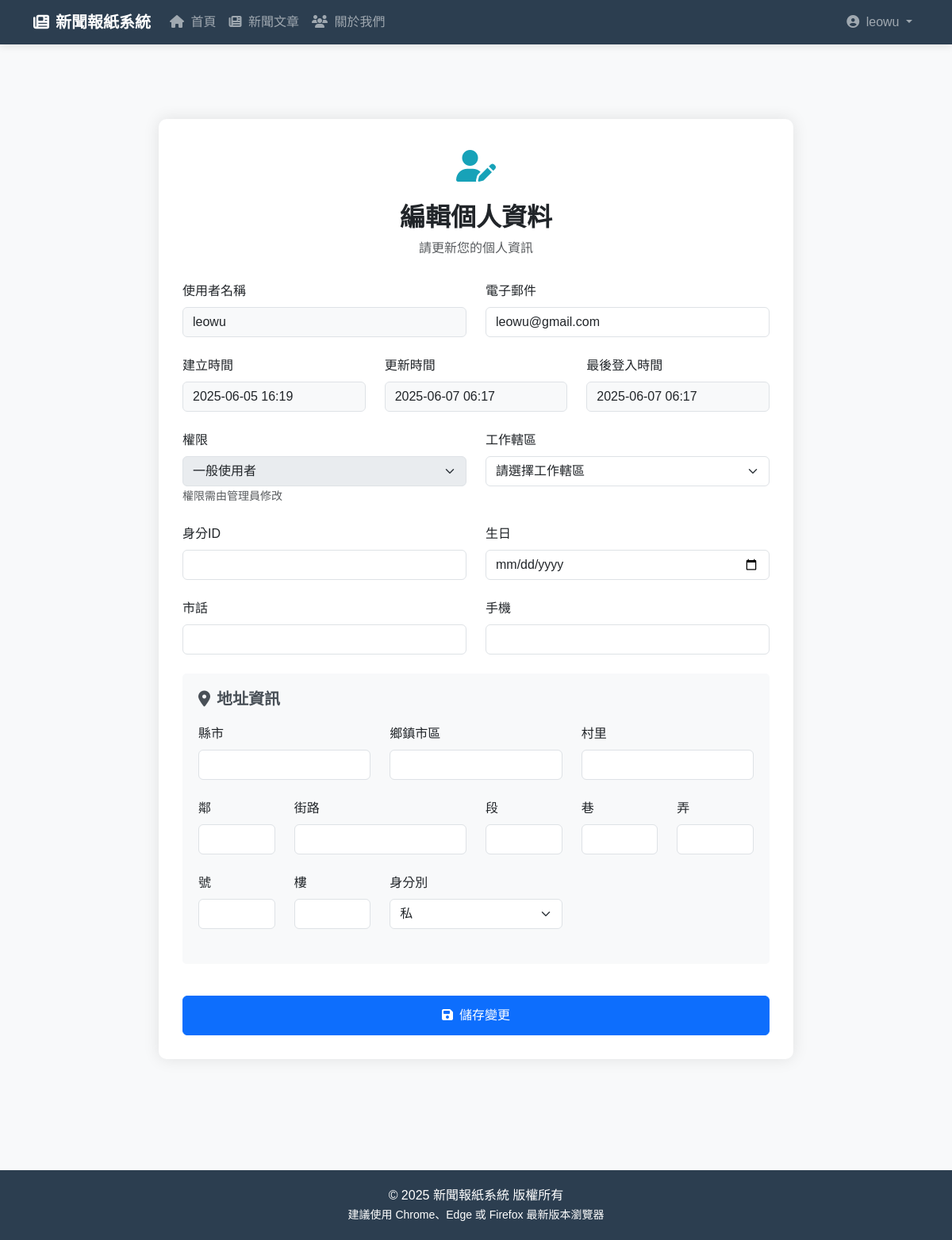
Page /users/profile/ (signed in) on the earlier database version.
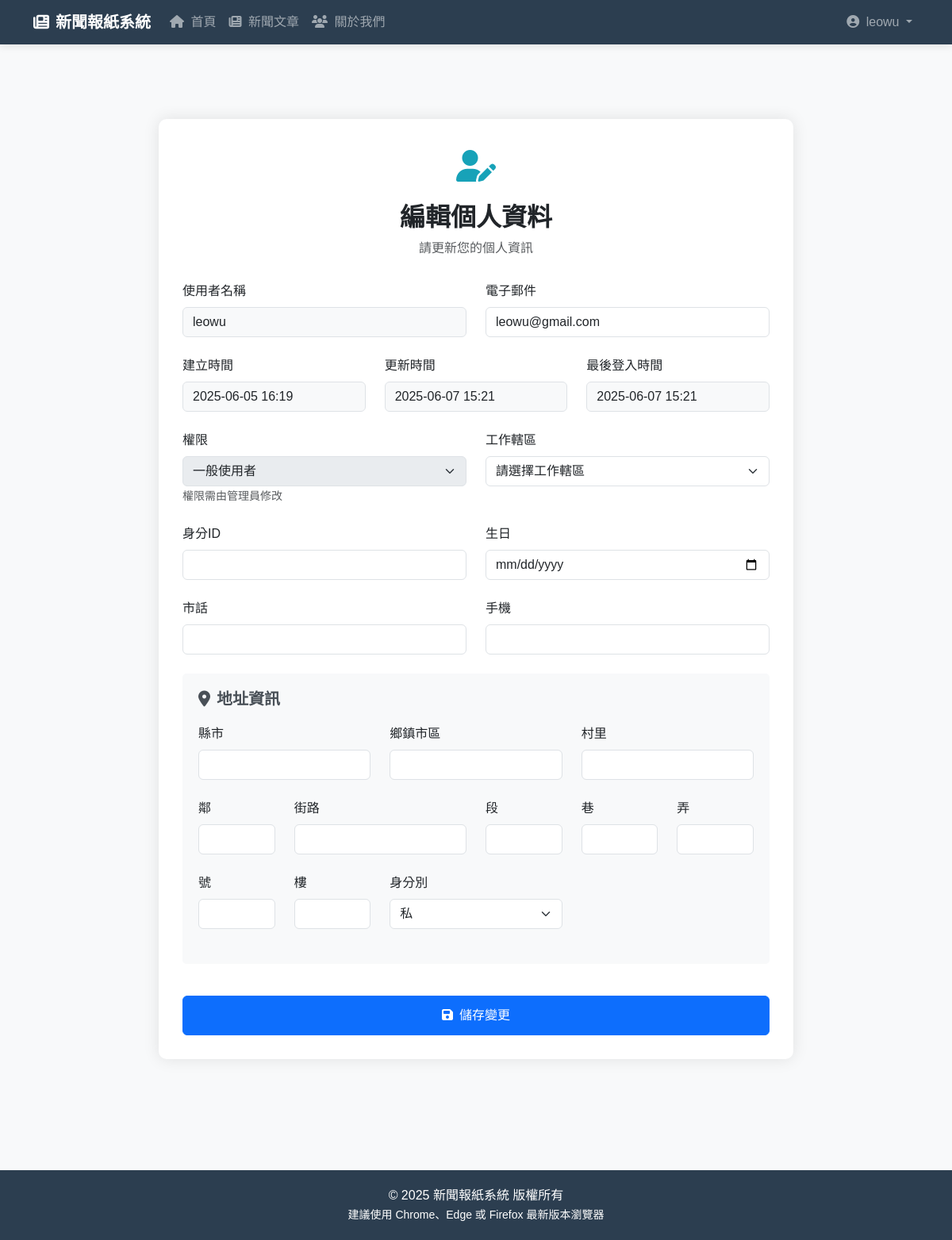
Same page on the later database version.
### users/models.py (models this page shows, shortened)
class CustomUser(AbstractUser):
	age = models.PositiveIntegerField(default=0)

class Profile(models.Model):
    user = models.OneToOneField(CustomUser, on_delete=models.CASCADE)
    personal_id = models.CharField(max_length=20, blank=True, null=True)
    birthday = models.DateField(blank=True, null=True)
    phone = models.CharField(max_length=20, blank=True, null=True)
    mobile = models.CharField(max_length=20, blank=True, null=True)
    ROLE_CHOICES = [
        ('guest', '訪客'),
        ('user', '一般使用者'),
        ('admin', '管理者'),
    ]
    role = models.CharField(max_length=10, choices=ROLE_CHOICES, default='user')
    WORK_AREA_CHOICES = [
        ('north', '雙北桃竹苗'),
        ('central', '中彰投'),
        ('south', '雲嘉南'),
        ('kaoping', '高高屏'),
    ]
    work_area = models.CharField(max_length=10, choices=WORK_AREA_CHOICES, blank=True, null=True)
    city = models.CharField(max_length=20, blank=True, null=True)
    district = models.CharField(max_length=20, blank=True, null=True)
    village = models.CharField(max_length=20, blank=True, null=True)
    neighbor = models.CharField(max_length=10, blank=True, null=True)
    street = models.CharField(max_length=50, blank=True, null=True)
    section = models.CharField(max_length=10, blank=True, null=True)
    lane = models.CharField(max_length=10, blank=True, null=True)
    alley = models.CharField(max_length=10, blank=True, null=True)
    number = models.CharField(max_length=10, blank=True, null=True)
    floor = models.CharField(max_length=10, blank=True, null=True)
    IDENTITY_TYPE_CHOICES = [
        ('public', '公'),
        ('private', '私'),
    ]
    identity_type = models.CharField(max_length=10, choices=IDENTITY_TYPE_CHOICES, blank=True, null=True)
    created_at = models.DateTimeField(auto_now_add=True)
    updated_at = models.DateTimeField(auto_now=True)

### users/views.py (the view)
# urls.py: path('profile/', views.ProfileView.as_view(), name='profile'),
class ProfileView(LoginRequiredMixin, UpdateView):
    model = Profile
    form_class = ProfileForm
    template_name = 'registration/profile.html'
    success_url = reverse_lazy('profile')
    def get_object(self, queryset=None):
        profile, created = Profile.objects.get_or_create(user=self.request.user)
        return profile
    def get_context_data(self, **kwargs):
        context = super().get_context_data(**kwargs)
        context['user'] = self.request.user
        return context

### users/forms.py
class ProfileForm(forms.ModelForm):
    class Meta:
        model = Profile
        fields = [
            'personal_id', 'birthday',
            'phone', 'mobile',
            'work_area',
            'city', 'district', 'village', 'neighbor',
            'street', 'section', 'lane', 'alley',
            'number', 'floor',
            'identity_type'
        ]
        widgets = {
            'birthday': forms.DateInput(attrs={'type': 'date'}),
        }

### templates/registration/profile.html (shortened to what this page needs)
{% extends 'base.html' %}
{% block content %}
<div class="profile-container">
    <div class="profile-header">
        <div class="profile-icon">
            <i class="fas fa-user-edit"></i>
        </div>
        <h2>編輯個人資料</h2>
        <p class="text-muted">請更新您的個人資訊</p>
    </div>
    <form method="POST" enctype="multipart/form-data">
        <div class="row">
            <div class="col-md-6">
                <div class="form-group">
                    <label class="form-label">使用者名稱</label>
                    <input type="text" class="form-control readonly-field" value="{{ user.username }}" readonly>
                </div>
            </div>
            <div class="col-md-6">
                <div class="form-group">
                    <label class="form-label">電子郵件</label>
                    <input type="email" class="form-control" name="email" value="{{ user.email|default_if_none:'' }}">
                </div>
            </div>
        </div>
        <div class="row">
            <div class="col-md-4">
                <div class="form-group">
                    <label class="form-label">建立時間</label>
                    <input type="text" class="form-control readonly-field" value="{{ user.date_joined|date:'Y-m-d H:i' }}" readonly>
                </div>
            </div>
            <div class="col-md-4">
                <div class="form-group">
                    <label class="form-label">更新時間</label>
                    <input type="text" class="form-control readonly-field" value="{{ user.profile.updated_at|date:'Y-m-d H:i'|default_if_none:'' }}" readonly>
                </div>
            </div>
            <div class="col-md-4">
                <div class="form-group">
                    <label class="form-label">最後登入時間</label>
                    <input type="text" class="form-control readonly-field" value="{{ user.last_login|date:'Y-m-d H:i'|default_if_none:'' }}" readonly>
                </div>
            </div>
        </div>
        <div class="row">
            <div class="col-md-6">
                <div class="form-group">
                    <label for="id_role" class="form-label">權限</label>
                    <select class="form-select" id="id_role" name="role" disabled>
                        <option value="user" {% if user.profile.role == 'user' %}selected{% endif %}>一般使用者</option>
                    </select>
                    <small class="text-muted">權限需由管理員修改</small>
                </div>
            </div>
            <div class="col-md-6">
                <div class="form-group">
                    <label for="id_work_area" class="form-label">工作轄區</label>
                    <select class="form-select" id="id_work_area" name="work_area">
                        <option value="">請選擇工作轄區</option>
                    </select>
                </div>
            </div>
        </div>
        <div class="row">
            <div class="col-md-6">
                <div class="form-group">
                    <label for="id_personal_id" class="form-label">身分ID</label>
                    <input type="text" class="form-control" id="id_personal_id" name="personal_id" value="{{ user.profile.personal_id|default_if_none:'' }}">
                </div>
            </div>
            <div class="col-md-6">
                <div class="form-group">
                    <label for="id_birthday" class="form-label">生日</label>
                    <input type="date" class="form-control" id="id_birthday" name="birthday" value="{{ user.profile.birthday|date:'Y-m-d'|default_if_none:'' }}">
                </div>
            </div>
        </div>
        <div class="row">
            <div class="col-md-6">
                <div class="form-group">
                    <label for="id_phone" class="form-label">市話</label>
                    <input type="tel" class="form-control" id="id_phone" name="phone" value="{{ user.profile.phone|default_if_none:'' }}">
                </div>
            </div>
            <div class="col-md-6">
                <div class="form-group">
                    <label for="id_mobile" class="form-label">手機</label>
                    <input type="tel" class="form-control" id="id_mobile" name="mobile" value="{{ user.profile.mobile|default_if_none:'' }}">
                </div>
            </div>
        </div>
        <div class="address-section">
            <h5><i class="fas fa-map-marker-alt me-2"></i>地址資訊</h5>
            <div class="row">
                <div class="col-md-4">
                    <div class="form-group">
                        <label for="id_city" class="form-label">縣市</label>
                        <input type="text" class="form-control" id="id_city" name="city" value="{{ user.profile.city|default_if_none:'' }}">
                    </div>
                </div>
                <div class="col-md-4">
                    <div class="form-group">
                        <label for="id_district" class="form-label">鄉鎮市區</label>
                        <input type="text" class="form-control" id="id_district" name="district" value="{{ user.profile.district|default_if_none:'' }}">
                    </div>
                </div>
                <div class="col-md-4">
                    <div class="form-group">
                        <label for="id_village" class="form-label">村里</label>
                        <input type="text" class="form-control" id="id_village" name="village" value="{{ user.profile.village|default_if_none:'' }}">
                    </div>
                </div>
            </div>
            <div class="row">
                <div class="col-md-2">
                    <div class="form-group">
                        <label for="id_neighbor" class="form-label">鄰</label>
                        <input type="text" class="form-control" id="id_neighbor" name="neighbor" value="{{ user.profile.neighbor|default_if_none:'' }}">
                    </div>
                </div>
                <div class="col-md-4">
                    <div class="form-group">
                        <label for="id_street" class="form-label">街路</label>
                        <input type="text" class="form-control" id="id_street" name="street" value="{{ user.profile.street|default_if_none:'' }}">
                    </div>
                </div>
                <div class="col-md-2">
                    <div class="form-group">
                        <label for="id_section" class="form-label">段</label>
                        <input type="text" class="form-control" id="id_section" name="section" value="{{ user.profile.section|default_if_none:'' }}">
                    </div>
                </div>
                <div class="col-md-2">
                    <div class="form-group">
                        <label for="id_lane" class="form-label">巷</label>
                        <input type="text" class="form-control" id="id_lane" name="lane" value="{{ user.profile.lane|default_if_none:'' }}">
                    </div>
                </div>
                <div class="col-md-2">
                    <div class="form-group">
                        <label for="id_alley" class="form-label">弄</label>
                        <input type="text" class="form-control" id="id_alley" name="alley" value="{{ user.profile.alley|default_if_none:'' }}">
                    </div>
                </div>
            </div>
            <div class="row">
                <div class="col-md-2">
                    <div class="form-group">
                        <label for="id_number" class="form-label">號</label>
                        <input type="text" class="form-control" id="id_number" name="number" value="{{ user.profile.number|default_if_none:'' }}">
                    </div>
                </div>
                <div class="col-md-2">
                    <div class="form-group">
                        <label for="id_floor" class="form-label">樓</label>
                        <input type="text" class="form-control" id="id_floor" name="floor" value="{{ user.profile.floor|default_if_none:'' }}">
                    </div>
                </div>
                <div class="col-md-4">
                    <div class="form-group">
                        <label for="id_identity_type" class="form-label">身分別</label>
                        <select class="form-select" id="id_identity_type" name="identity_type">
                            <option value="private" {% if user.profile.identity_type == 'private' or not user.profile.identity_type %}selected{% endif %}>私</option>
                        </select>
                    </div>
                </div>
            </div>
        </div>
        <div class="d-grid gap-2">
            <button type="submit" class="btn btn-primary btn-save">
                <i class="fas fa-save me-2"></i>儲存變更
            </button>
        </div>
    </form>
</div>
{% endblock %}

### templates/base.html (shortened to what this page needs)
<!DOCTYPE html>
<html lang="zh-Hant">
<head>
    <link href="https://cdn.jsdelivr.net/npm/bootstrap@5.3.2/dist/css/bootstrap.min.css" rel="stylesheet">
    <link rel="stylesheet" href="https://cdnjs.cloudflare.com/ajax/libs/font-awesome/6.4.0/css/all.min.css" />
    <link rel="stylesheet" href="https://cdn.jsdelivr.net/npm/sweetalert2@11/dist/sweetalert2.min.css">
</head>
<body>
    {% if user.is_authenticated %}
    <nav class="navbar navbar-expand-lg navbar-dark navbar-custom mb-4">
        <div class="container">
            <a class="navbar-brand" href="#">
                <i class="fas fa-newspaper me-2"></i>新聞報紙系統
            </a>
            <div class="collapse navbar-collapse" id="navbarNav">
                <ul class="navbar-nav me-auto">
                    <li class="nav-item">
                        <a class="nav-link" href="#"><i class="fas fa-home me-1"></i> 首頁</a>
                    </li>
                    <li class="nav-item">
                        <a class="nav-link" href="#"><i class="fas fa-newspaper me-1"></i> 新聞文章</a>
                    </li>
                    <li class="nav-item">
                        <a class="nav-link" href="#"><i class="fas fa-users me-1"></i> 關於我們</a>
                    </li>
                </ul>
                <ul class="navbar-nav">
                    <li class="nav-item dropdown">
                        <a class="nav-link dropdown-toggle" href="#" id="userDropdown" role="button" data-bs-toggle="dropdown">
                            <i class="fas fa-user-circle me-1"></i> {{ user.username }}
                        </a>
                    </li>
                </ul>
            </div>
        </div>
    </nav>
    {% endif %}
    <main class="container container-main">
        {% block content %}
        {% endblock %}
    </main>
    {% if user.is_authenticated %}
    <footer class="footer">
        <div class="container text-center">
            <p class="mb-0">&copy; {% now "Y" %} 新聞報紙系統 版權所有</p>
            <p class="mb-0"><small>建議使用 Chrome、Edge 或 Firefox 最新版本瀏覽器</small></p>
        </div>
    </footer>
    {% endif %}
</body>
</html>

### templates/base.html (style rules this page uses)
:root { --primary-color: #2c3e50; --secondary-color: #3498db; --accent-color: #e74c3c; --font-noto: 'Noto Sans TC', sans-serif; --font-roboto: 'Roboto', sans-serif; }
body { font-family: var(--font-noto), 'Microsoft JhengHei', 'Segoe UI', Tahoma, Geneva, Verdana, sans-serif; background-color: #f8f9fa; }
.navbar-custom { background-color: var(--primary-color) !important; box-shadow: 0 2px 10px rgba(0,0,0,0.1); }
.navbar-brand { font-weight: 700; font-family: var(--font-noto), sans-serif; }
.container-main { min-height: calc(100vh - 120px); padding-top: 30px; padding-bottom: 50px; }
.footer { background-color: var(--primary-color); color: white; padding: 20px 0; margin-top: 50px; font-family: var(--font-noto), sans-serif; }
.btn { font-family: var(--font-noto), sans-serif; }
h1, h2, h3, h4, h5, h6 { font-family: var(--font-noto), sans-serif; font-weight: 700; }

### templates/registration/profile.html (style rules this page uses)
.profile-container { max-width: 800px; margin: 40px auto; padding: 30px; border-radius: 10px; box-shadow: 0 0 20px rgba(0,0,0,0.1); background-color: white; }
.profile-header { text-align: center; margin-bottom: 30px; }
.profile-icon { font-size: 2.5rem; color: #17a2b8; margin-bottom: 15px; }
.form-group { margin-bottom: 1.5rem; }
.form-label { font-weight: 500; margin-bottom: 0.5rem; }
.btn-save { width: 100%; padding: 12px; font-weight: 500; margin-top: 20px; }
.readonly-field { background-color: #f8f9fa; opacity: 1; }
.address-section { background-color: #f8f9fa; padding: 20px; border-radius: 5px; margin-bottom: 20px; }
.address-section h5 { margin-bottom: 20px; color: #495057; }

Differences in the rows shown:
changed CustomUser "leowu": profile.updated_at "2025-06-07 06:17" → "2025-06-07 15:21"; last_login "2025-06-07 06:17" → "2025-06-07 15:21"
